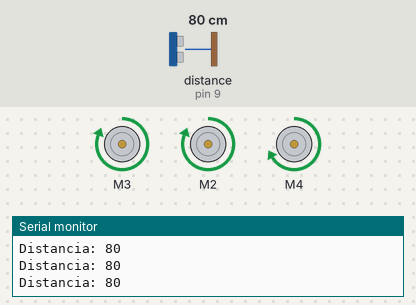
Recording of a sketch running on a simulated Arduino Uno, built with avr-gcc and run on an emulated ATmega328P. On the bench: 3 × DC motor (green arrow = forward, orange = backward, longer = faster), the last lines printed to the serial monitor. The test bench sets the inputs (shaded band); at power-on: distance to the obstacle (sensor on pin 9) 80 cm. The echo pulse lasts 58.3 µs per cm.

Above: at 4.2 s.
4.3 s: distance to the obstacle (sensor on pin 9) set to 22 cm
5.8 s: distance to the obstacle (sensor on pin 9) set to 18 cm
At 8.1 s:
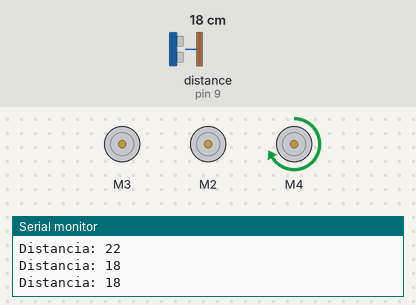
8.8 s: distance to the obstacle (sensor on pin 9) set to 35 cm
11.5 s: distance to the obstacle (sensor on pin 9) set to 2 cm
At 12.8 s:
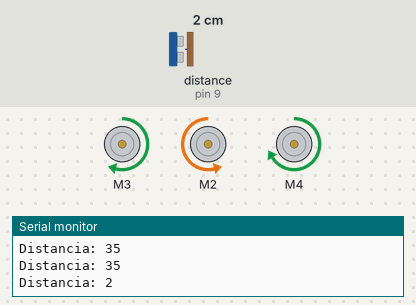
Timing chart, 0 to 15.5 s (numbered marks = the images above; inputs shaded):
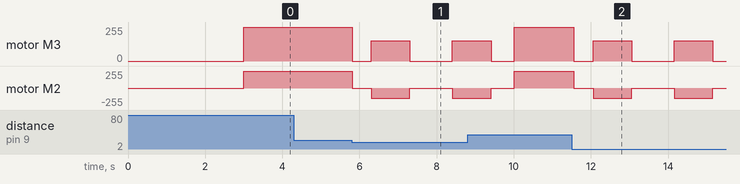

Measured:
- the behaviour switches between 21 and 20 cm on distance to the obstacle (sensor on pin 9) (found by bisection; images 0 and 1)
- after the input at 5.8 s, motor M3: forward 255/255 → stopped at once, → forward 153/255 0.50 s later, → stopped 1.0 s later, → forward 153/255 1.1 s later; motor M2: forward 255/255 → stopped at once, → backward 153/255 0.50 s later, → stopped 1.0 s later, → backward 153/255 1.1 s later
- after the input at 11.5 s, motor M3: goes stopped 0.50 s, forward 153/255 1.0 s, stopped 1.1 s, forward 153/255 1.0 s, then stopped, starting after 0.06 s; motor M2: goes stopped 0.50 s, backward 153/255 1.0 s, stopped 1.1 s, backward 153/255 1.0 s, then stopped, starting after 0.06 s

The sketch:

AspiradorFinal.ino
```cpp
/* Programa: Robô Autônomo */

/* Inclui a Biblioteca AFMotor */
#include <AFMotor.h>

/* Inclui a Biblioteca Ultrasonic */
#include <Ultrasonic.h>

/* Define os pinos para o sensor ultrassônico */
int pino_Trig = 10;
int pino_Echo = 9;

/* Define a potência dos motores: 0 a 255. */
int potencia = 255;

/* Define as portas da Motor Shield que estão sendo utilizadas. */
AF_DCMotor Motor_Esquerda(3);  // Motor conectado na porta M3
AF_DCMotor Motor_Direita(2);   // Motor conectado na porta M2

/* Adiciona um terceiro motor que ficará sempre ligado */
AF_DCMotor Motor_Terceiro(4);  // Motor conectado na porta M4

/* Define o nome da função que realizará a medida da distância. */
Ultrasonic Sensor(pino_Trig, pino_Echo);

/* Variável para armazenar a distância. */
int distancia;

void setup() {
  /* Inicia com os motores parados */
  Motor_Esquerda.run(RELEASE);
  Motor_Direita.run(RELEASE);

  /* Configura o terceiro motor para ficar sempre ligado */
  Motor_Terceiro.setSpeed(200);  // Define a velocidade máxima
  Motor_Terceiro.run(FORWARD);   // Faz o motor girar para frente

  /* Inicia a comunicação serial (opcional, para debug) */
  Serial.begin(9600);

  /* Espera 3 segundos para iniciar o robô */
  delay(3000);
}

/* Função para mover o robô para frente */
void frente(int potencia) {
  Motor_Esquerda.setSpeed(potencia);
  Motor_Direita.setSpeed(potencia);
  Motor_Esquerda.run(FORWARD);
  Motor_Direita.run(FORWARD);
}

/* Função para realizar uma manobra */
void manobra(int potencia) {
  /* Função que realiza a manobra com 60% da potência dos motores. */
  Motor_Esquerda.setSpeed(potencia * 0.6);
  Motor_Direita.setSpeed(potencia * 0.6);

  /* Para os motores por um momento */
  Motor_Esquerda.run(RELEASE);
  Motor_Direita.run(RELEASE);
  delay(500);

  /* Gira o robô (um motor para frente e outro para trás) */
  Motor_Esquerda.run(FORWARD);
  Motor_Direita.run(BACKWARD);
  delay(1000);

  /* Para os motores novamente */
  Motor_Esquerda.run(RELEASE);
  Motor_Direita.run(RELEASE);
  delay(500);
}

/* Função principal que será executada continuamente */
void loop() {
  /* Medir a distância do obstáculo */
  distancia = Sensor.distanceRead();

  /* Exibe a distância no monitor serial (para depuração) */
  Serial.print("Distancia: ");
  Serial.println(distancia);

  /* Se a distância for maior que 20 cm, o robô anda para frente */
  if (distancia > 20) {
    frente(potencia);
  }
  /* Caso contrário, realiza uma manobra */
  else {
    manobra(potencia);
  }

  /* Pequena pausa entre as medições */
  delay(100);
}
```
